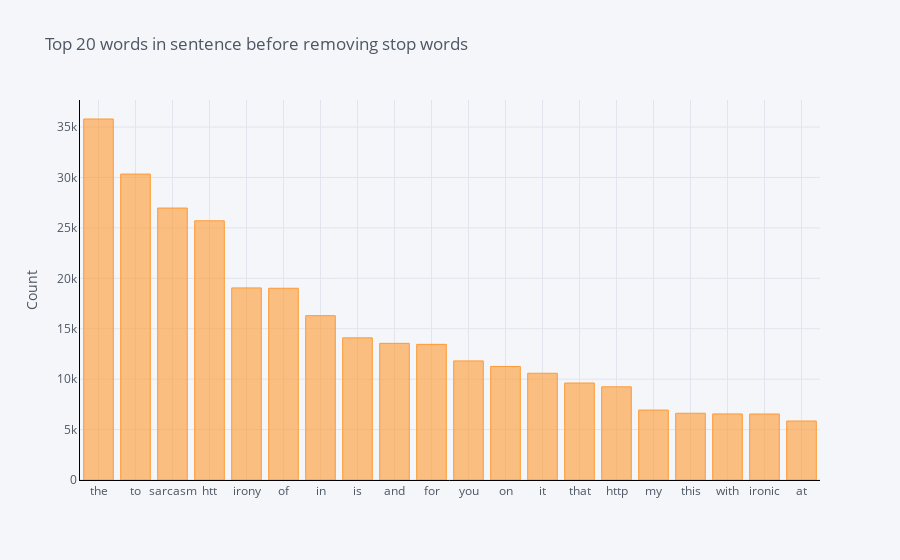

Write notebook code for a chart like this one.
### Code cell
cf.go_offline()
cf.set_config_file(offline=False, world_readable=True)
def get_top_n_words(corpus, n=None):
    vec = CountVectorizer().fit(corpus.values.astype('U'))
    bag_of_words = vec.transform(corpus.values.astype('U'))
    sum_words = bag_of_words.sum(axis=0) 
    words_freq = [(word, sum_words[0, idx]) for word, idx in vec.vocabulary_.items()]
    words_freq =sorted(words_freq, key = lambda x: x[1], reverse=True)
    return words_freq[:n]
common_words = get_top_n_words(sarcasm_df['sentence'], 20)
for word, freq in common_words:
    print(word, freq)
df1 = pd.DataFrame(common_words, columns = ['sentence' , 'count'])
df1.groupby('sentence').sum()['count'].sort_values(ascending=False).iplot(
    kind='bar', yTitle='Count', linecolor='black', title='Top 20 words in sentence before removing stop words')

### Figure 1 — Plotly figure (JSON) as saved in the notebook; plotly's stock layout.template omitted (floating-point values rounded to 4 significant figures)
{"data": [{"marker": {"color": "rgba(255, 153, 51, 0.6)", "line": {"color": "rgba(255, 153, 51, 1.0)", "width": 1}}, "name": "count", "orientation": "v", "text": "", "type": "bar", "x": ["the", "to", "sarcasm", "htt", "irony", "of", "in", "is", "and", "for", "you", "on", "it", "that", "http", "my", "this", "with", "ironic", "at"], "y": [35801, 30341, 26969, 25704, 19050, 19016, 16296, 14095, 13552, 13454, 11809, 11263, 10587, 9617, 9239, 6936, 6619, 6554, 6544, 5850]}], "layout": {"legend": {"bgcolor": "#F5F6F9", "font": {"color": "#4D5663"}}, "paper_bgcolor": "#F5F6F9", "plot_bgcolor": "#F5F6F9", "title": {"font": {"color": "#4D5663"}, "text": "Top 20 words in sentence before removing stop words"}, "xaxis": {"gridcolor": "#E1E5ED", "linecolor": "black", "showgrid": true, "tickfont": {"color": "#4D5663"}, "title": {"font": {"color": "#4D5663"}, "text": ""}, "zerolinecolor": "#E1E5ED"}, "yaxis": {"gridcolor": "#E1E5ED", "linecolor": "black", "showgrid": true, "tickfont": {"color": "#4D5663"}, "title": {"font": {"color": "#4D5663"}, "text": "Count"}, "zerolinecolor": "#E1E5ED"}}}
